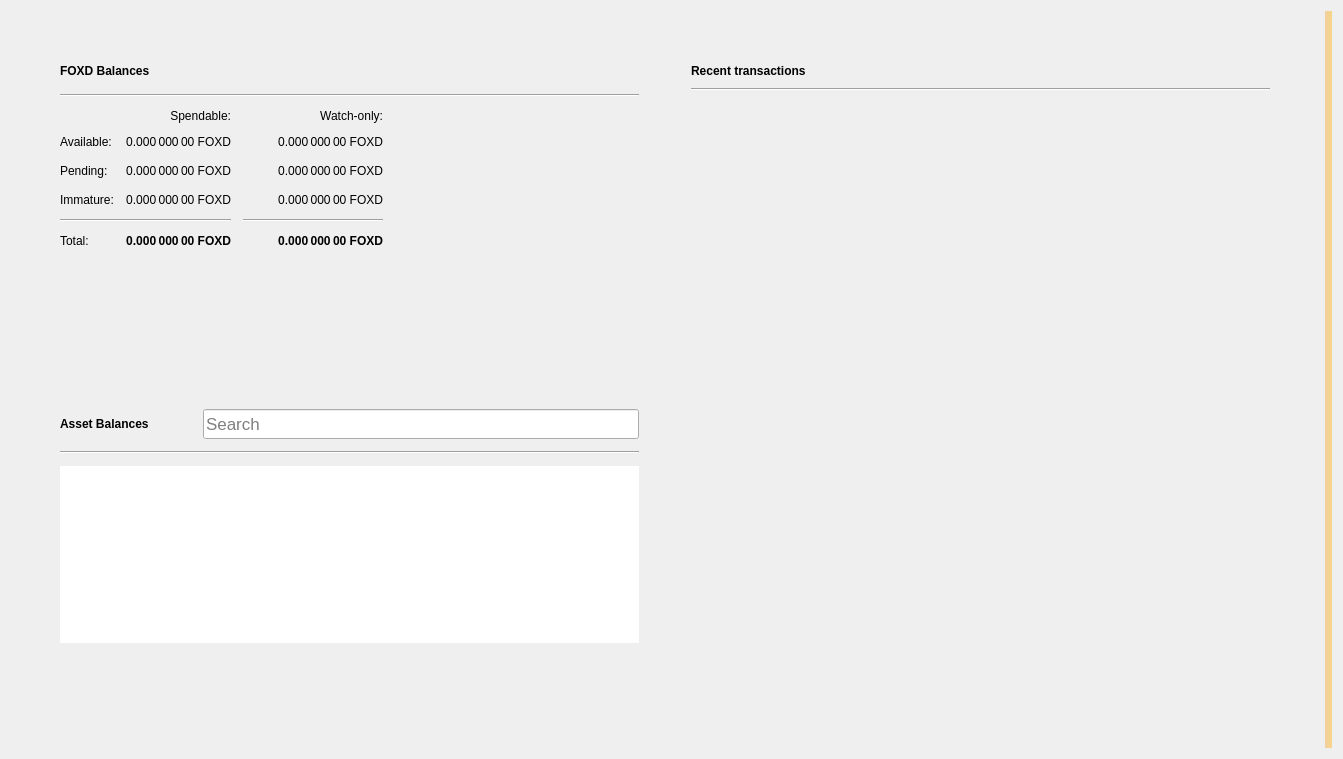
<?xml version="1.0" encoding="UTF-8"?>
<ui version="4.0">
 <class>OverviewPage</class>
 <widget class="QWidget" name="OverviewPage">
  <property name="geometry">
   <rect>
    <x>0</x>
    <y>0</y>
    <width>1343</width>
    <height>759</height>
   </rect>
  </property>
  <property name="windowTitle">
   <string>Form</string>
  </property>
  <property name="autoFillBackground">
   <bool>false</bool>
  </property>
  <layout class="QGridLayout" name="gridLayout_3">
   <item row="0" column="1">
    <layout class="QVBoxLayout" name="verticalLayout_7">
     <property name="spacing">
      <number>0</number>
     </property>
     <property name="leftMargin">
      <number>0</number>
     </property>
     <property name="topMargin">
      <number>0</number>
     </property>
     <property name="rightMargin">
      <number>0</number>
     </property>
     <property name="bottomMargin">
      <number>0</number>
     </property>
     <item>
      <layout class="QHBoxLayout" name="horizontalLayout" stretch="0,0">
       <property name="spacing">
        <number>34</number>
       </property>
       <property name="sizeConstraint">
        <enum>QLayout::SetMaximumSize</enum>
       </property>
       <property name="leftMargin">
        <number>40</number>
       </property>
       <property name="topMargin">
        <number>40</number>
       </property>
       <property name="rightMargin">
        <number>40</number>
       </property>
       <property name="bottomMargin">
        <number>40</number>
       </property>
       <item>
        <layout class="QVBoxLayout" name="verticalLayout_2">
         <property name="spacing">
          <number>34</number>
         </property>
         <property name="rightMargin">
          <number>0</number>
         </property>
         <item>
          <widget class="QFrame" name="frame">
           <property name="sizePolicy">
            <sizepolicy hsizetype="Preferred" vsizetype="Preferred">
             <horstretch>0</horstretch>
             <verstretch>0</verstretch>
            </sizepolicy>
           </property>
           <property name="frameShape">
            <enum>QFrame::NoFrame</enum>
           </property>
           <property name="frameShadow">
            <enum>QFrame::Raised</enum>
           </property>
           <property name="lineWidth">
            <number>10</number>
           </property>
           <layout class="QVBoxLayout" name="verticalLayout_4">
            <property name="spacing">
             <number>12</number>
            </property>
            <item>
             <layout class="QHBoxLayout" name="horizontalLayout_4">
              <item>
               <widget class="QLabel" name="rvnBalancesLabel">
                <property name="font">
                 <font>
                  <weight>75</weight>
                  <bold>true</bold>
                 </font>
                </property>
                <property name="text">
                 <string>FOXD Balances</string>
                </property>
               </widget>
              </item>
              <item>
               <widget class="QPushButton" name="labelWalletStatus">
                <property name="enabled">
                 <bool>true</bool>
                </property>
                <property name="maximumSize">
                 <size>
                  <width>30</width>
                  <height>16777215</height>
                 </size>
                </property>
                <property name="toolTip">
                 <string>The displayed information may be out of date. Your wallet automatically synchronizes with the Mulecoin network after a connection is established, but this process has not completed yet.</string>
                </property>
                <property name="text">
                 <string/>
                </property>
                <property name="icon">
                 <iconset>
                  <normaloff>:/icons/warning</normaloff>
                  <disabledoff>:/icons/warning</disabledoff>:/icons/warning</iconset>
                </property>
                <property name="iconSize">
                 <size>
                  <width>24</width>
                  <height>24</height>
                 </size>
                </property>
                <property name="flat">
                 <bool>true</bool>
                </property>
               </widget>
              </item>
              <item>
               <spacer name="horizontalSpacer_3">
                <property name="orientation">
                 <enum>Qt::Horizontal</enum>
                </property>
                <property name="sizeHint" stdset="0">
                 <size>
                  <width>40</width>
                  <height>20</height>
                 </size>
                </property>
               </spacer>
              </item>
             </layout>
            </item>
            <item>
             <widget class="Line" name="line_2">
              <property name="orientation">
               <enum>Qt::Horizontal</enum>
              </property>
             </widget>
            </item>
            <item>
             <layout class="QGridLayout" name="gridLayout">
              <property name="spacing">
               <number>12</number>
              </property>
              <item row="3" column="2">
               <widget class="QLabel" name="labelWatchImmature">
                <property name="font">
                 <font>
                  <weight>50</weight>
                  <bold>false</bold>
                 </font>
                </property>
                <property name="cursor">
                 <cursorShape>IBeamCursor</cursorShape>
                </property>
                <property name="toolTip">
                 <string>Mined balance in watch-only addresses that has not yet matured</string>
                </property>
                <property name="text">
                 <string notr="true">0.000 000 00 FOXD</string>
                </property>
                <property name="alignment">
                 <set>Qt::AlignRight|Qt::AlignTrailing|Qt::AlignVCenter</set>
                </property>
                <property name="textInteractionFlags">
                 <set>Qt::LinksAccessibleByMouse|Qt::TextSelectableByKeyboard|Qt::TextSelectableByMouse</set>
                </property>
               </widget>
              </item>
              <item row="2" column="3">
               <spacer name="horizontalSpacer_2">
                <property name="orientation">
                 <enum>Qt::Horizontal</enum>
                </property>
                <property name="sizeHint" stdset="0">
                 <size>
                  <width>40</width>
                  <height>20</height>
                 </size>
                </property>
               </spacer>
              </item>
              <item row="1" column="0">
               <widget class="QLabel" name="labelBalanceText">
                <property name="text">
                 <string>Available:</string>
                </property>
               </widget>
              </item>
              <item row="1" column="2">
               <widget class="QLabel" name="labelWatchAvailable">
                <property name="font">
                 <font>
                  <weight>50</weight>
                  <bold>false</bold>
                 </font>
                </property>
                <property name="cursor">
                 <cursorShape>IBeamCursor</cursorShape>
                </property>
                <property name="toolTip">
                 <string>Your current balance in watch-only addresses</string>
                </property>
                <property name="text">
                 <string notr="true">0.000 000 00 FOXD</string>
                </property>
                <property name="alignment">
                 <set>Qt::AlignRight|Qt::AlignTrailing|Qt::AlignVCenter</set>
                </property>
                <property name="textInteractionFlags">
                 <set>Qt::LinksAccessibleByMouse|Qt::TextSelectableByKeyboard|Qt::TextSelectableByMouse</set>
                </property>
               </widget>
              </item>
              <item row="2" column="1">
               <widget class="QLabel" name="labelUnconfirmed">
                <property name="font">
                 <font>
                  <weight>50</weight>
                  <bold>false</bold>
                 </font>
                </property>
                <property name="cursor">
                 <cursorShape>IBeamCursor</cursorShape>
                </property>
                <property name="toolTip">
                 <string>Total of transactions that have yet to be confirmed, and do not yet count toward the spendable balance</string>
                </property>
                <property name="text">
                 <string notr="true">0.000 000 00 FOXD</string>
                </property>
                <property name="alignment">
                 <set>Qt::AlignRight|Qt::AlignTrailing|Qt::AlignVCenter</set>
                </property>
                <property name="textInteractionFlags">
                 <set>Qt::LinksAccessibleByMouse|Qt::TextSelectableByKeyboard|Qt::TextSelectableByMouse</set>
                </property>
               </widget>
              </item>
              <item row="4" column="2">
               <widget class="Line" name="lineWatchBalance">
                <property name="sizePolicy">
                 <sizepolicy hsizetype="Preferred" vsizetype="Fixed">
                  <horstretch>0</horstretch>
                  <verstretch>0</verstretch>
                 </sizepolicy>
                </property>
                <property name="minimumSize">
                 <size>
                  <width>140</width>
                  <height>0</height>
                 </size>
                </property>
                <property name="orientation">
                 <enum>Qt::Horizontal</enum>
                </property>
               </widget>
              </item>
              <item row="0" column="1">
               <widget class="QLabel" name="labelSpendable">
                <property name="text">
                 <string>Spendable:</string>
                </property>
                <property name="alignment">
                 <set>Qt::AlignRight|Qt::AlignTrailing|Qt::AlignVCenter</set>
                </property>
               </widget>
              </item>
              <item row="3" column="0">
               <widget class="QLabel" name="labelImmatureText">
                <property name="text">
                 <string>Immature:</string>
                </property>
               </widget>
              </item>
              <item row="5" column="2">
               <widget class="QLabel" name="labelWatchTotal">
                <property name="font">
                 <font>
                  <weight>75</weight>
                  <bold>true</bold>
                 </font>
                </property>
                <property name="cursor">
                 <cursorShape>IBeamCursor</cursorShape>
                </property>
                <property name="toolTip">
                 <string>Current total balance in watch-only addresses</string>
                </property>
                <property name="text">
                 <string notr="true">0.000 000 00 FOXD</string>
                </property>
                <property name="alignment">
                 <set>Qt::AlignRight|Qt::AlignTrailing|Qt::AlignVCenter</set>
                </property>
                <property name="textInteractionFlags">
                 <set>Qt::LinksAccessibleByMouse|Qt::TextSelectableByKeyboard|Qt::TextSelectableByMouse</set>
                </property>
               </widget>
              </item>
              <item row="4" column="0" colspan="2">
               <widget class="Line" name="line">
                <property name="orientation">
                 <enum>Qt::Horizontal</enum>
                </property>
               </widget>
              </item>
              <item row="0" column="2">
               <widget class="QLabel" name="labelWatchonly">
                <property name="text">
                 <string>Watch-only:</string>
                </property>
                <property name="alignment">
                 <set>Qt::AlignRight|Qt::AlignTrailing|Qt::AlignVCenter</set>
                </property>
               </widget>
              </item>
              <item row="5" column="1">
               <widget class="QLabel" name="labelTotal">
                <property name="font">
                 <font>
                  <weight>75</weight>
                  <bold>true</bold>
                 </font>
                </property>
                <property name="cursor">
                 <cursorShape>IBeamCursor</cursorShape>
                </property>
                <property name="toolTip">
                 <string>Your current total balance</string>
                </property>
                <property name="text">
                 <string notr="true">0.000 000 00 FOXD</string>
                </property>
                <property name="alignment">
                 <set>Qt::AlignRight|Qt::AlignTrailing|Qt::AlignVCenter</set>
                </property>
                <property name="textInteractionFlags">
                 <set>Qt::LinksAccessibleByMouse|Qt::TextSelectableByKeyboard|Qt::TextSelectableByMouse</set>
                </property>
               </widget>
              </item>
              <item row="1" column="1">
               <widget class="QLabel" name="labelBalance">
                <property name="font">
                 <font>
                  <weight>50</weight>
                  <bold>false</bold>
                 </font>
                </property>
                <property name="cursor">
                 <cursorShape>IBeamCursor</cursorShape>
                </property>
                <property name="toolTip">
                 <string>Your current spendable balance</string>
                </property>
                <property name="text">
                 <string notr="true">0.000 000 00 FOXD</string>
                </property>
                <property name="alignment">
                 <set>Qt::AlignRight|Qt::AlignTrailing|Qt::AlignVCenter</set>
                </property>
                <property name="textInteractionFlags">
                 <set>Qt::LinksAccessibleByMouse|Qt::TextSelectableByKeyboard|Qt::TextSelectableByMouse</set>
                </property>
               </widget>
              </item>
              <item row="2" column="0">
               <widget class="QLabel" name="labelPendingText">
                <property name="text">
                 <string>Pending:</string>
                </property>
               </widget>
              </item>
              <item row="5" column="0">
               <widget class="QLabel" name="labelTotalText">
                <property name="text">
                 <string>Total:</string>
                </property>
               </widget>
              </item>
              <item row="3" column="1">
               <widget class="QLabel" name="labelImmature">
                <property name="font">
                 <font>
                  <weight>50</weight>
                  <bold>false</bold>
                 </font>
                </property>
                <property name="cursor">
                 <cursorShape>IBeamCursor</cursorShape>
                </property>
                <property name="toolTip">
                 <string>Mined balance that has not yet matured</string>
                </property>
                <property name="text">
                 <string notr="true">0.000 000 00 FOXD</string>
                </property>
                <property name="alignment">
                 <set>Qt::AlignRight|Qt::AlignTrailing|Qt::AlignVCenter</set>
                </property>
                <property name="textInteractionFlags">
                 <set>Qt::LinksAccessibleByMouse|Qt::TextSelectableByKeyboard|Qt::TextSelectableByMouse</set>
                </property>
               </widget>
              </item>
              <item row="2" column="2">
               <widget class="QLabel" name="labelWatchPending">
                <property name="font">
                 <font>
                  <weight>50</weight>
                  <bold>false</bold>
                 </font>
                </property>
                <property name="cursor">
                 <cursorShape>IBeamCursor</cursorShape>
                </property>
                <property name="toolTip">
                 <string>Unconfirmed transactions to watch-only addresses</string>
                </property>
                <property name="text">
                 <string notr="true">0.000 000 00 FOXD</string>
                </property>
                <property name="alignment">
                 <set>Qt::AlignRight|Qt::AlignTrailing|Qt::AlignVCenter</set>
                </property>
                <property name="textInteractionFlags">
                 <set>Qt::LinksAccessibleByMouse|Qt::TextSelectableByKeyboard|Qt::TextSelectableByMouse</set>
                </property>
               </widget>
              </item>
             </layout>
            </item>
           </layout>
          </widget>
         </item>
         <item>
          <widget class="QWidget" name="assetVerticalSpaceWidget2" native="true">
           <property name="autoFillBackground">
            <bool>false</bool>
           </property>
           <layout class="QVBoxLayout" name="verticalLayout_6">
            <item>
             <spacer name="verticalSpacer_4">
              <property name="orientation">
               <enum>Qt::Vertical</enum>
              </property>
              <property name="sizeHint" stdset="0">
               <size>
                <width>20</width>
                <height>87</height>
               </size>
              </property>
             </spacer>
            </item>
           </layout>
          </widget>
         </item>
         <item>
          <widget class="QFrame" name="assetFrame">
           <property name="autoFillBackground">
            <bool>true</bool>
           </property>
           <property name="frameShape">
            <enum>QFrame::NoFrame</enum>
           </property>
           <property name="frameShadow">
            <enum>QFrame::Plain</enum>
           </property>
           <property name="lineWidth">
            <number>0</number>
           </property>
           <layout class="QVBoxLayout" name="verticalLayout_5">
            <property name="spacing">
             <number>12</number>
            </property>
            <item>
             <layout class="QHBoxLayout" name="assetBalanceHorizontalLayout">
              <item alignment="Qt::AlignVCenter">
               <widget class="QLabel" name="assetBalanceLabel">
                <property name="font">
                 <font>
                  <weight>75</weight>
                  <bold>true</bold>
                 </font>
                </property>
                <property name="text">
                 <string>Asset Balances</string>
                </property>
               </widget>
              </item>
              <item>
               <widget class="QPushButton" name="labelAssetStatus">
                <property name="enabled">
                 <bool>true</bool>
                </property>
                <property name="maximumSize">
                 <size>
                  <width>30</width>
                  <height>16777215</height>
                 </size>
                </property>
                <property name="toolTip">
                 <string>The displayed information may be out of date. Your wallet automatically synchronizes with the Mulecoin network after a connection is established, but this process has not completed yet.</string>
                </property>
                <property name="text">
                 <string/>
                </property>
                <property name="icon">
                 <iconset>
                  <normaloff>:/icons/warning</normaloff>
                  <disabledoff>:/icons/warning</disabledoff>:/icons/warning</iconset>
                </property>
                <property name="iconSize">
                 <size>
                  <width>24</width>
                  <height>24</height>
                 </size>
                </property>
                <property name="flat">
                 <bool>true</bool>
                </property>
               </widget>
              </item>
              <item alignment="Qt::AlignBottom">
               <widget class="QLineEdit" name="assetSearch">
                <property name="sizePolicy">
                 <sizepolicy hsizetype="Expanding" vsizetype="Preferred">
                  <horstretch>0</horstretch>
                  <verstretch>0</verstretch>
                 </sizepolicy>
                </property>
                <property name="minimumSize">
                 <size>
                  <width>0</width>
                  <height>30</height>
                 </size>
                </property>
                <property name="maximumSize">
                 <size>
                  <width>16777215</width>
                  <height>30</height>
                 </size>
                </property>
                <property name="sizeIncrement">
                 <size>
                  <width>0</width>
                  <height>0</height>
                 </size>
                </property>
                <property name="baseSize">
                 <size>
                  <width>0</width>
                  <height>0</height>
                 </size>
                </property>
                <property name="font">
                 <font>
                  <pointsize>13</pointsize>
                 </font>
                </property>
                <property name="maxLength">
                 <number>32</number>
                </property>
                <property name="frame">
                 <bool>true</bool>
                </property>
                <property name="alignment">
                 <set>Qt::AlignLeading|Qt::AlignLeft|Qt::AlignVCenter</set>
                </property>
                <property name="placeholderText">
                 <string>Search</string>
                </property>
                <property name="clearButtonEnabled">
                 <bool>true</bool>
                </property>
               </widget>
              </item>
             </layout>
            </item>
            <item>
             <widget class="Line" name="assetBalanceLine">
              <property name="orientation">
               <enum>Qt::Horizontal</enum>
              </property>
             </widget>
            </item>
            <item>
             <widget class="QListView" name="listAssets">
              <property name="frameShape">
               <enum>QFrame::NoFrame</enum>
              </property>
              <property name="lineWidth">
               <number>0</number>
              </property>
              <property name="verticalScrollMode">
               <enum>QAbstractItemView::ScrollPerItem</enum>
              </property>
             </widget>
            </item>
            <item>
             <widget class="QWidget" name="assetVerticalSpaceWidget" native="true">
              <property name="autoFillBackground">
               <bool>false</bool>
              </property>
              <layout class="QVBoxLayout" name="verticalLayout">
               <item>
                <spacer name="verticalSpacer_3">
                 <property name="orientation">
                  <enum>Qt::Vertical</enum>
                 </property>
                 <property name="sizeHint" stdset="0">
                  <size>
                   <width>20</width>
                   <height>40</height>
                  </size>
                 </property>
                </spacer>
               </item>
              </layout>
             </widget>
            </item>
           </layout>
          </widget>
         </item>
        </layout>
       </item>
       <item>
        <layout class="QVBoxLayout" name="verticalLayout_3">
         <property name="spacing">
          <number>34</number>
         </property>
         <property name="leftMargin">
          <number>0</number>
         </property>
         <item>
          <widget class="QFrame" name="frame_2">
           <property name="sizePolicy">
            <sizepolicy hsizetype="Preferred" vsizetype="Fixed">
             <horstretch>0</horstretch>
             <verstretch>0</verstretch>
            </sizepolicy>
           </property>
           <property name="frameShape">
            <enum>QFrame::NoFrame</enum>
           </property>
           <property name="frameShadow">
            <enum>QFrame::Plain</enum>
           </property>
           <property name="lineWidth">
            <number>0</number>
           </property>
           <layout class="QGridLayout" name="gridLayout_2">
            <property name="horizontalSpacing">
             <number>12</number>
            </property>
            <item row="0" column="0">
             <layout class="QHBoxLayout" name="horizontalLayout_2">
              <item>
               <widget class="QLabel" name="recentTransactionsLabel">
                <property name="font">
                 <font>
                  <weight>75</weight>
                  <bold>true</bold>
                 </font>
                </property>
                <property name="text">
                 <string>Recent transactions</string>
                </property>
               </widget>
              </item>
              <item>
               <widget class="QPushButton" name="labelTransactionsStatus">
                <property name="enabled">
                 <bool>true</bool>
                </property>
                <property name="maximumSize">
                 <size>
                  <width>30</width>
                  <height>16777215</height>
                 </size>
                </property>
                <property name="toolTip">
                 <string>The displayed information may be out of date. Your wallet automatically synchronizes with the Mulecoin network after a connection is established, but this process has not completed yet.</string>
                </property>
                <property name="text">
                 <string/>
                </property>
                <property name="icon">
                 <iconset>
                  <normaloff>:/icons/warning</normaloff>
                  <disabledoff>:/icons/warning</disabledoff>:/icons/warning</iconset>
                </property>
                <property name="iconSize">
                 <size>
                  <width>24</width>
                  <height>24</height>
                 </size>
                </property>
                <property name="flat">
                 <bool>true</bool>
                </property>
               </widget>
              </item>
              <item>
               <spacer name="horizontalSpacer">
                <property name="orientation">
                 <enum>Qt::Horizontal</enum>
                </property>
                <property name="sizeHint" stdset="0">
                 <size>
                  <width>40</width>
                  <height>20</height>
                 </size>
                </property>
               </spacer>
              </item>
             </layout>
            </item>
            <item row="2" column="0">
             <widget class="QListView" name="listTransactions">
              <property name="styleSheet">
               <string notr="true">QListView { background: transparent; }</string>
              </property>
              <property name="frameShape">
               <enum>QFrame::NoFrame</enum>
              </property>
              <property name="verticalScrollBarPolicy">
               <enum>Qt::ScrollBarAlwaysOff</enum>
              </property>
              <property name="horizontalScrollBarPolicy">
               <enum>Qt::ScrollBarAlwaysOff</enum>
              </property>
              <property name="selectionMode">
               <enum>QAbstractItemView::NoSelection</enum>
              </property>
             </widget>
            </item>
            <item row="1" column="0">
             <widget class="Line" name="line_3">
              <property name="orientation">
               <enum>Qt::Horizontal</enum>
              </property>
             </widget>
            </item>
           </layout>
          </widget>
         </item>
         <item>
          <spacer name="verticalSpacer_2">
           <property name="orientation">
            <enum>Qt::Vertical</enum>
           </property>
           <property name="sizeHint" stdset="0">
            <size>
             <width>20</width>
             <height>40</height>
            </size>
           </property>
          </spacer>
         </item>
        </layout>
       </item>
      </layout>
     </item>
    </layout>
   </item>
   <item row="0" column="3">
    <widget class="QLabel" name="labelAlerts">
     <property name="visible">
      <bool>true</bool>
     </property>
     <property name="styleSheet">
      <string notr="true">QLabel { background-color: qlineargradient(x1: 0, y1: 0, x2: 1, y2: 0, stop:0 #F0D0A0, stop:1 #F8D488); color:#000000; }</string>
     </property>
     <property name="wordWrap">
      <bool>true</bool>
     </property>
     <property name="margin">
      <number>3</number>
     </property>
     <property name="textInteractionFlags">
      <set>Qt::TextSelectableByMouse</set>
     </property>
    </widget>
   </item>
  </layout>
 </widget>
 <resources/>
 <connections/>
</ui>
